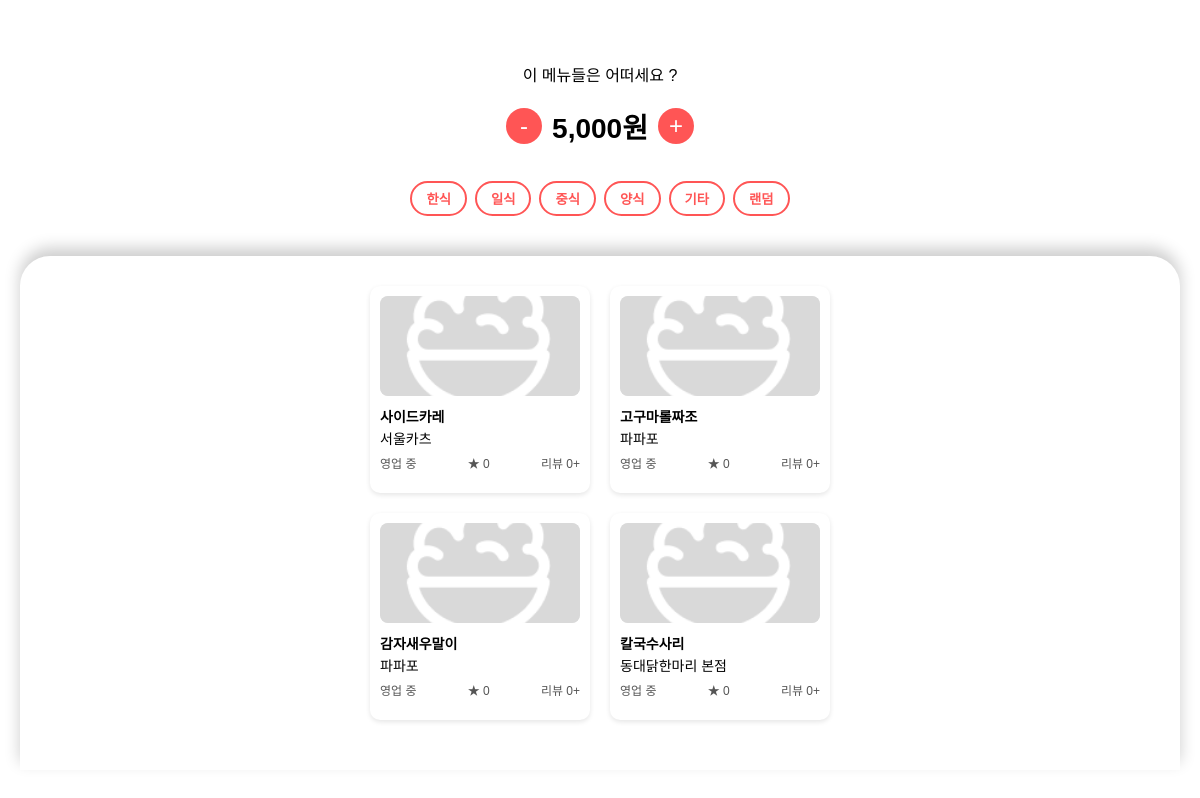
The page /search/recommend_result (signed in) on the database its author committed.
### menu/models.py (models this page shows, shortened)
class Menu(models.Model):
    name = models.CharField(max_length=100)  # 메뉴 이름 (필수)
    price = models.PositiveIntegerField()    # 가격 (필수)
    store = models.ForeignKey(Store, on_delete=models.CASCADE, related_name='menus')
    image = models.ImageField(upload_to='menu_images/', null=True, blank=True)

class Store(models.Model):
    name = models.CharField(max_length=100)
    address = models.TextField()
    latitude = models.FloatField()
    longitude = models.FloatField()
    school = models.ForeignKey(School, on_delete=models.CASCADE)
    category = models.ForeignKey(Category, null=True, blank=True, on_delete=models.SET_NULL)  # ✅ 여기 추가
    number = models.TextField(null=True, blank=True)
    open_time = models.TextField(null= True, blank = True)
    image = models.ImageField(upload_to='store_images/', null=True, blank=True)

### search/views.py (the view)
# urls.py: path('recommend_result', views.recommend_result, name = 'recommend_result'),
def recommend_result(request):
    user = request.user
    try:
        profile = user.profile
        school = profile.school
    except Profile.DoesNotExist:
        return redirect('accounts:create_profile')
    try:
        price = int(request.GET.get('price', '5000'))
        radius = int(request.GET.get('radius', '500'))
    except ValueError:
        return redirect('search:home')  # 잘못된 요청이면 홈으로 보내기
    category_name = request.GET.get('category')
    all_stores = Store.objects.filter(school=school)
    if category_name:
        all_stores = all_stores.filter(category__name=category_name)
    nearby_ids = [
        s.id for s in all_stores
        if haversine(s.latitude, s.longitude, school.latitude, school.longitude) * 1000 <= radius
    ]
    menus = Menu.objects.filter(store__id__in=nearby_ids, price__lte=price).order_by('-price')
    liked_menu_ids = set(Like.objects.filter(user=profile).values_list('menu_id', flat=True))
    menu_data = []
    for menu in menus:
        store_reviews = Review.objects.filter(menu__store=menu.store)
        menu_data.append({
            'menu': menu,
            'liked': menu.id in liked_menu_ids,
            'review_count': store_reviews.count(),
            'average_rating': round(store_reviews.aggregate(avg=Avg('rating'))['avg'] or 0, 1),
        })
    return render(request, 'search/recommend_result.html', {
        'menus': menu_data,
        'price': price,
        'radius': radius,
        'selected_category': category_name,
        'categories': ["한식", "일식", "중식", "양식", "기타"],
    })

### search/views.py (called while the page is built)
def haversine(lat1, lon1, lat2, lon2):
    lat1, lon1, lat2, lon2 = map(radians, [lat1, lon1, lat2, lon2])
    dlat = lat2 - lat1
    dlon = lon2 - lon1
    a = sin(dlat / 2)**2 + cos(lat1) * cos(lat2) * sin(dlon / 2)**2
    c = 2 * asin(sqrt(a))
    r = 6371  # 지구 반지름 (단위: km)
    return c * r  # 두 지점 사이 거리 (단위: km)

### search/templates/search/recommend_result.html (shortened to what this page needs)
{% load static %}
<!DOCTYPE html>
<html lang="ko">
<head>
  <link rel="stylesheet" href="{% static 'css/search/recommend_result.css' %}">
<link rel="stylesheet" href="https://cdnjs.cloudflare.com/ajax/libs/font-awesome/6.5.0/css/all.min.css" />
</head>
<body>
  <div class="top-nav">
  </div>
  <div class="container">
    <div class="price-header">
      <p class="sub-title">이 메뉴들은 어떠세요 ?</p>
      <div class="price-box">
        <button class="price-btn">-</button>
        <span class="price-text" id="price-text">{{ price }}원</span>
        <button class="price-btn">+</button>
      </div>
    </div>
    <div class="category-filter">
    {% for cat in categories %}
      <a href="?price={{ price }}&radius={{ radius }}&category={{ cat }}">
        <button class="category-btn {% if selected_category == cat %}active{% endif %}">
          {{ cat }}
        </button>
      </a>
    {% endfor %}
      <a href="{% url 'search:random_wait' %}?price={{ price }}&radius={{ radius }}{% if selected_category %}&category={{ selected_category }}{% endif %}">
      <button class="category-btn random-btn">랜덤</button>
      </a>
    </div>
      <div class="menu-section">
      <div class="menu-grid">
      {% for m in menus %}
        <a href="{% url 'menu:store_detail' store_id=m.menu.store.id menu_id=m.menu.id %}" class="menu-card">
          <div class="menu-image">
            {% if m.menu.image %}
              <img src="{{ m.menu.image.url }}" alt="{{ m.menu.name }} 이미지" class="menu-img">
            {% else %}
              <img src="{% static 'images/menu_default.png' %}" alt="기본 이미지" class="menu-img">
            {% endif %}
          </div>
          <div class="menu-info">
            <p class="menu-name"><strong>{{ m.menu.name }}</strong></p>
            <p class="store-name">{{ m.menu.store.name }}</p>
            <p class="menu-meta">
              <span class="status">영업 중</span>
              <span class="rating">★ {{ m.average_rating }}</span>
              <span class="review">리뷰 {{ m.review_count }}+</span>
            </p>
          </div>
        </a>
      {% endfor %}
      </div>
    </div>
  </div>
</body>
</html>

### project/static/css/search/recommend_result.css (style rules this page uses)
body { margin: 0; font-family: 'Arial', sans-serif; background-color: #fff; }
.top-nav { padding: 16px; }
.container { padding: 20px; }
.sub-title { text-align: center; font-size: 16px; margin-top: 10px; margin-bottom: 20px; }
.price-box { display: flex; justify-content: center; align-items: center; font-size: 28px; font-weight: bold; margin-bottom: 35px; }
.price-btn { width: 36px; height: 36px; font-size: 24px; border: none; background-color: #f55; color: white; border-radius: 50%; margin: 0 10px; }
.category-filter { display: flex; flex-wrap: wrap; justify-content: center; gap: 8px; margin-bottom: 40px; }
.category-btn { padding: 6px 14px; border: 2px solid #f55; border-radius: 20px; background-color: white; color: #f55; font-weight: bold; }
.menu-section { background-color: white; border-top-left-radius: 30px; border-top-right-radius: 30px; box-shadow: 0 -8px 16px rgba(0, 0, 0, 0.2); padding: 30px 0 50px 0; }
.menu-grid { display: grid; grid-template-columns: repeat(2, 1fr); gap: 20px; max-width: 500px; margin: 0 auto; padding: 0 20px; box-sizing: border-box; }
.menu-card { background-color: white; border-radius: 10px; padding: 10px; box-shadow: 0 2px 5px rgba(0, 0, 0, 0.1); }
.menu-image { background-color: #e0e0e0; overflow: hidden; height: 100px; border-radius: 8px; margin-bottom: 10px; }
.menu-img { width: 100%; height: 100%; object-fit: cover; display: block; border-radius: 8px; }
.menu-name, .store-name { margin: 2px 0; font-size: 14px; }
.menu-meta { display: flex; justify-content: space-between; font-size: 12px; color: #555; margin-top: 6px; }

### search/templates/search/recommend_result.html (style rules this page uses)
a.menu-card { text-decoration: none; color: inherit; cursor: pointer; display: block; }

### rows shown on the page
Menu: menu.name "사이드카레", menu.store.name "서울카츠", average_rating "0", review_count "0"
Menu: menu.name "고구마롤짜조", menu.store.name "파파포", average_rating "0", review_count "0"
Menu: menu.name "감자새우말이", menu.store.name "파파포", average_rating "0", review_count "0"
Menu: menu.name "칼국수사리", menu.store.name "동대닭한마리 본점", average_rating "0", review_count "0"

### other values the page prints
{{ cat }} "한식" "일식" "중식" "양식" "기타"
